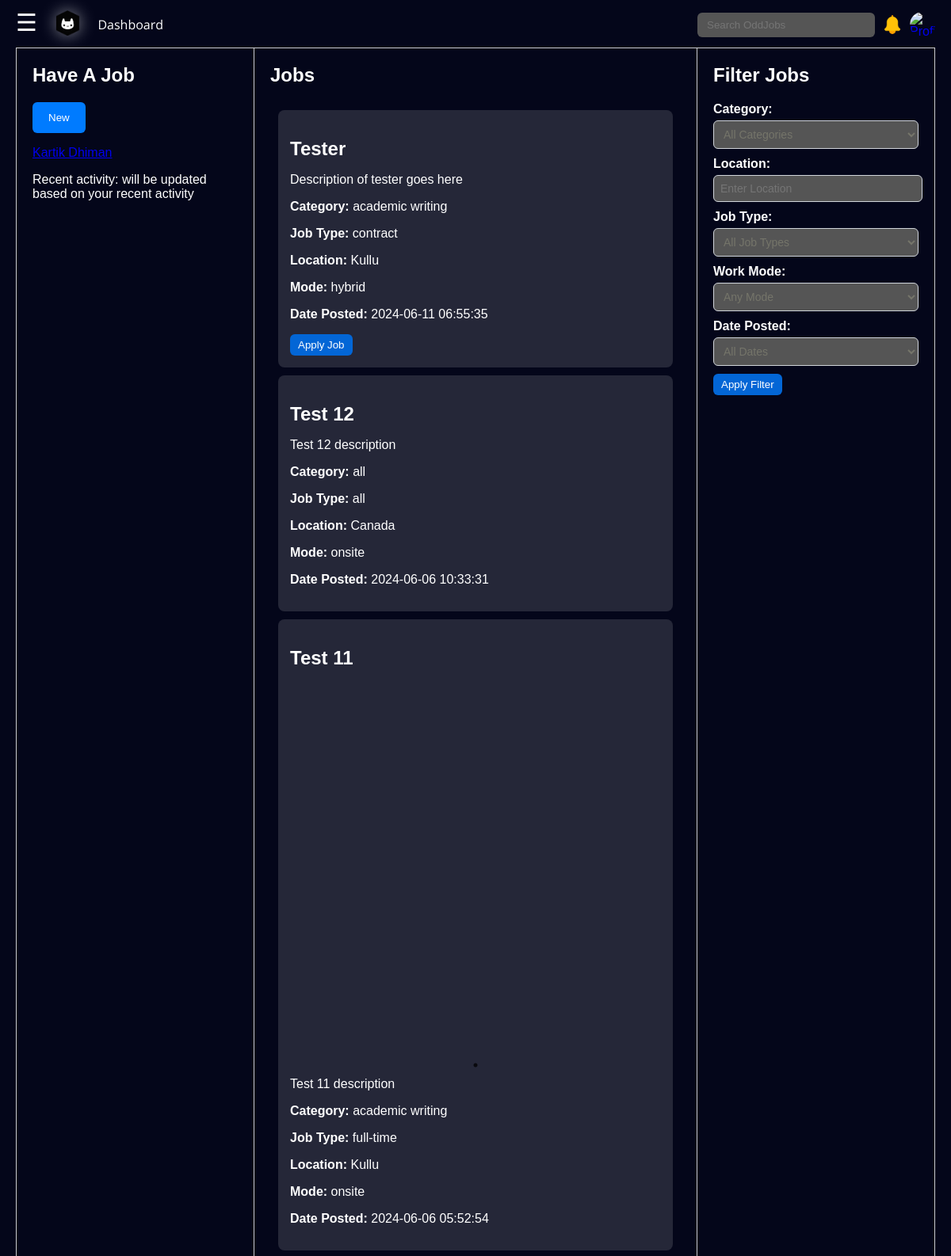
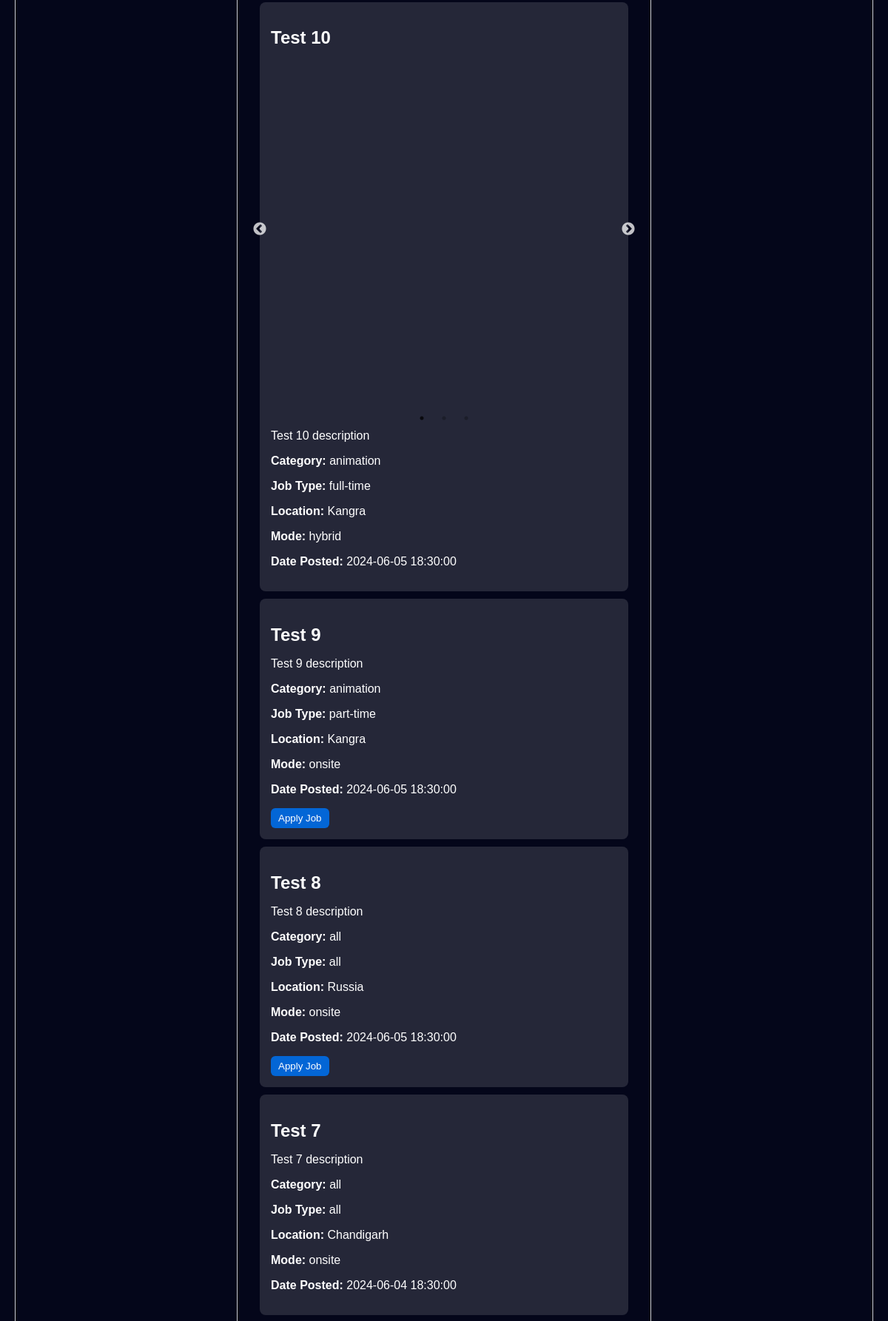
The app's page /dashboard.php (signed in, upper part) with its own data (2 pictures, top to bottom).
### tables this page shows
CREATE TABLE `jobs` (
  `job_id` int(11) NOT NULL,
  `title` varchar(255) NOT NULL,
  `description` text NOT NULL,
  `category` varchar(255) DEFAULT NULL,
  `job_type` varchar(255) DEFAULT NULL,
  `location` varchar(255) DEFAULT NULL,
  `work_mode` varchar(255) DEFAULT NULL,
  `posted_by` int(11) NOT NULL,
  `date_posted` timestamp NOT NULL DEFAULT current_timestamp(),
  `status` int(11) DEFAULT 0,
  `pending` int(11) DEFAULT 0
);

CREATE TABLE `job_images` (
  `id` int(11) NOT NULL,
  `job_id` int(11) NOT NULL,
  `image_path` varchar(255) NOT NULL
);

### dashboard.php (the view, shortened to what this page needs)
<?php
if (isset($_SESSION['loggedin'])) {
    $username = $_SESSION['username'];
    $postedBy = $_SESSION['uid'];
    $servername = "localhost";
    $dbusername = "root";
    $password = "";
    $database = "oddjobs";
    $db = mysqli_connect($servername, $dbusername, $password, $database);
    if (isset($_POST['apply-filter'])) {
        $category = $_POST['category'];
        $location = $_POST['location'];
        $jobType = $_POST['jobType'];
        $datePosted = $_POST['datePosted'];
        $workMode = $_POST['work'];
        $sql = "SELECT * FROM jobs WHERE 1=1";
        if ($category != 'all') {
            $sql .= " AND category = '$category'";
        }
        if ($location) {
            $sql .= " AND location = '$location'";
        }
        if ($jobType != 'all') {
            $sql .= " AND job_type = '$jobType'";
        }
        if ($workMode != 'all') {
            $sql .= " AND work_mode = '$workMode'";
        }
        if ($datePosted != 'all') {
            switch ($datePosted) {
                case 'last12Hours':
                    $sql .= " AND date_posted >= DATE_SUB(NOW(), INTERVAL 12 HOUR)";
                    break;
                case 'last24Hours':
                    $sql .= " AND date_posted >= DATE_SUB(NOW(), INTERVAL 24 HOUR)";
                    break;
                case 'lastWeek':
                    $sql .= " AND date_posted >= DATE_SUB(NOW(), INTERVAL 1 WEEK)";
                    break;
                case 'lastMonth':
                    $sql .= " AND date_posted >= DATE_SUB(NOW(), INTERVAL 1 MONTH)";
                    break;
                case 'last6Months':
                    $sql .= " AND date_posted >= DATE_SUB(NOW(), INTERVAL 6 MONTH)";
                    break;
            }
        }
        $sql .= " ORDER BY job_id DESC";
        $jqry = mysqli_query($db, $sql);
    } else {
        $jqry = mysqli_query($db, "SELECT * FROM jobs ORDER BY job_id DESC");
    }
    $tjobs = mysqli_num_rows($jqry);
    $pdo = new PDO("mysql:host=$servername;dbname=$database", $dbusername, $password);
    $username = $_SESSION['username'];
    $stmt = $pdo->prepare("SELECT profile_image FROM users WHERE username = ?");
    $stmt->execute([$username]);
    $user = $stmt->fetch(PDO::FETCH_ASSOC);
    $profileImage = $user['profile_image'] ?? 'default_profile.png';
} else {
    header('Location: login.php');
    exit();
}
?>
<!DOCTYPE html>
<html lang="en">
<head>
    <link rel="stylesheet" type="text/css" href="https://cdn.jsdelivr.net/npm/slick-carousel@1.8.1/slick/slick.css" />
    <link rel="stylesheet" type="text/css"
        href="https://cdn.jsdelivr.net/npm/slick-carousel@1.8.1/slick/slick-theme.css" />
    <link rel="stylesheet" href="./css/dashboard.css">
</head>
<body>
    <div class="navbar">
        <div class="navbar-left">
        <span class="menu-toggle" onclick="openNav()">&#9776;</span>
            <div class="navbar-logo" id="logoContainer">
                <img src="./logo/logo.png" alt="OddJobs">
            </div>
            <a href="./dashboard.php">Dashboard</a>
        </div>
        <div class="navbar-right">
            <form id="searchForm" action="#">
                <input id="searchInput" type="text" placeholder="Search OddJobs">
            </form>
            <a class="notification-link" href="#">
                <img src="./icons/bell.png" title="bell icons">
            </a>
            <a class="profile-link" href="#">
                <img src="./images/<?php echo $profileImage; ?>" alt="Profile Image" id="profileImg">
            </a>
        </div>
    </div>
    <div class="container">
        <div class="column-left">
            <div class="section">
                <h2>Have A Job</h2>
                <button id="openJobPostPopup">New</button>
                <p><a href="profile.php" class="repository-link"><?php echo $username; ?></a></p>
                <p>Recent activity: will be updated based on your recent activity</p>
            </div>
        </div>
        <div class="middle-column">
            <div class="section">
                <h2>Jobs</h2>
                <div class="job-posts-container" id="jobPostsContainer">
                    <?php
                    if ($tjobs > 0) {
                        while ($jobsdata = mysqli_fetch_assoc($jqry)) {
                            $jid = $jobsdata['job_id'];
                            echo '<div class="job-post">';
                            echo '<div class="job-details">';
                            echo "<h2 class='job-title'>" . $jobsdata['title'] . "</h2>";
                            $img_qry = mysqli_query($db, "SELECT * FROM job_images WHERE job_id = '$jid'");
                            if (mysqli_num_rows($img_qry) > 0) {
                                echo '<div class="job-images">';
                                echo '<div class="image-carousel">';
                                while ($img_ftch = mysqli_fetch_assoc($img_qry)) {
                                    echo '<div><img src="' . $img_ftch['image_path'] . '" class="job-image"></div>';
                                }
                                echo '</div>';
                                echo '</div>';
                            }
                            echo '</div>';
                            echo "<p class='job-desc'>" . $jobsdata['description'] . "</p>";
                            echo "<p class='job-category'><strong>Category:</strong> " . $jobsdata['category'] . "</p>";
                            echo "<p class='job-type'><strong>Job Type:</strong> " . $jobsdata['job_type'] . "</p>";
                            echo "<p class='job-location'><strong>Location:</strong> " . $jobsdata['location'] . "</p>";
                            echo "<p class='job-mode'><strong>Mode:</strong> " . $jobsdata['work_mode'] . "</p>";
                            echo "<p class='job-posted-date'><strong>Date Posted:</strong> " . $jobsdata['date_posted'] . "</p>";
                            if ($jobsdata['posted_by'] != $postedBy) {
                                echo '<button class="apply_job">Apply Job<input type="hidden" name="apply_job_id" value="' . $jobsdata['job_id'] . '"></button>';
                            }
                            echo '</div>';
                        }
                    } else {
                        echo "<p>No Jobs Found</p>";
                    }
                    ?>
                </div>
            </div>
        </div>
        <div class="column-right">
            <div class="section">
                <h2>Filter Jobs</h2>
                <div class="filter-options">
                    <form method="post" action="">
                        <div class="filter-option">
                            <label for="category">Category:</label>
                            <select name="category" id="category">
                                <option value="all">All Categories</option>
                            </select>
                        </div>
                        <div class="filter-option">
                            <label for="location">Location:</label>
                            <input type="text" name="location" id="location" placeholder="Enter Location">
                        </div>
                        <div class="filter-option">
                            <label for="jobType">Job Type:</label>
                            <select name="jobType" id="jobType">
                                <option value="all">All Job Types</option>
                            </select>
                        </div>
                        <div class="filter-option">
                            <label for="work">Work Mode:</label>
                            <select name="work" id="work">
                            <option value="all">Any Mode</option>
                            </select>
                        </div>
                        <div class="filter-option">
                            <label for="datePosted">Date Posted:</label>
                            <select name="datePosted" id="datePosted">
                                <option value="all">All Dates</option>
                            </select>
                        </div>
                        <button type="submit" id="apply-filter" name="apply-filter">Apply Filter</button>
                    </form>
                </div>
            </div>
        </div>
    </div>
</body>
</html>

### css/dashboard.css (style rules this page uses)
body { margin: 0; padding: 0; font-family: Arial, sans-serif; background-color: #04061a; color: white; }
.navbar { background-color: rgba(226, 210, 210, 0); color: #fff; padding: 10px 20px; display: flex; justify-content: space-between; align-items: center; position: fixed; top: 0; left: 0; right: 0; z-index: 1000; transition: background-color 0.3s ease; }
.navbar-left { display: flex; align-items: center; font-family: "Open Sans", sans-serif; }
.navbar-logo img { height: 32px; margin-right: 10px; cursor: pointer; transition: transform 0.3s ease; filter: drop-shadow(0 0 10px rgba(255, 255, 255, 0.5)); }
.navbar-left a { color: #fff; text-decoration: none; padding: 10px; transition: all 0.3s ease; }
.navbar-right { display: flex; align-items: center; }
.navbar-right input[type="text"], .navbar-right button { margin-left: 10px; padding: 8px 12px; border: none; border-radius: 6px; background-color: #555; color: #fff; cursor: text; }
.navbar-right input[type="text"] { width: 200px; }
.navbar-right .notification-link, .navbar-right .profile-link { display: flex; align-items: center; text-decoration: none; }
.navbar-right .notification-link img { width: 24px; height: 24px; border-radius: 50%; margin-left: 10px; cursor: pointer; transition: transform 0.3s ease; }
.navbar-right .profile-link img { width: 32px; height: 32px; border-radius: 50%; margin-left: 10px; cursor: pointer; transition: transform 0.3s ease; }
.job-posts-container { max-height: calc(100% - 20px); overflow-y: auto; padding: 10px; }
.job-post { background-color: #f0f0f024; border-radius: 8px; padding: 15px; margin-bottom: 10px; }
.job-post h2 { font-size: 18px; margin-bottom: 5px; }
.job-post p { font-size: 16px; }
.job-image { width: 100%; height: 60vh; object-fit: contain; border-radius: 4px; }
#openJobPostPopup { padding: 12px 20px; border: none; border-radius: 6px; background-color: #007bff; color: white; cursor: pointer; transition: background-color 0.3s ease; }
.container { display: flex; justify-content: space-between; padding: 20px; height: calc(100vh - 40px); margin-top: 40px; }
.column-left { flex: 1; border: 1px solid #ccc; border-right: none; overflow-y: auto; padding: 0 20px; max-height: 95%; }
.column-right { flex: 1; border: 1px solid #ccc; overflow-y: auto; padding: 0 20px; max-height: 95%; border-left: none; }
.middle-column { flex: 2; overflow-y: auto; padding: 0 20px; border: 1px solid #ccc; max-height: 95%; }
.section { margin-bottom: 20px; }
.section h2 { font-size: 24px; font-weight: bold; }
.section p { font-size: 16px; }
.filter-options { margin-bottom: 20px; }
.filter-option { margin-bottom: 10px; }
.filter-option label { display: block; margin-bottom: 5px; font-weight: bold; }
.filter-option select, .filter-option input { width: 100%; padding: 8px; border: 1px solid #d1d5da; border-radius: 6px; font-size: 14px; background-color: #555; color: #75756a; transition: border-color 0.2s ease-in-out; }
.filter-option input[type="text"] { max-width: 95%; width: 100%; padding: 8px; border: 1px solid #d1d5da; border-radius: 6px; font-size: 14px; background-color: #555; color: #75756a; transition: border-color 0.2s ease-in-out; }
#apply-filter { padding: 6px 10px; border: none; border-radius: 6px; background-color: #0366d6; color: white; cursor: pointer; transition: background-color 0.3s ease; }

### dashboard.php (style rules this page uses)
.menu-toggle { position: relative; top: -4px; font-size: 30px; cursor: pointer; color: white; margin-right: 20px; transition: transform 0.3s ease; }
.navbar-left { display: flex; align-items: center; }
.apply_job { padding: 6px 10px; border: none; border-radius: 6px; background-color: #0366d6; color: white; cursor: pointer; transition: background-color 0.3s ease; }

### records on screen
jobs: title "Tester", description "Description of tester goes here", category "academic writing", job_type "contract", location "Kullu", work_mode "hybrid", date_posted "2024-06-11 06:55:35"
jobs: title "Test 12", description "Test 12 description", category "all", job_type "all", location "Canada", work_mode "onsite", date_posted "2024-06-06 10:33:31"
jobs: title "Test 11", description "Test 11 description", category "academic writing", job_type "full-time", location "Kullu", work_mode "onsite", date_posted "2024-06-06 05:52:54"
job_images: image_path (picture)
jobs: title "Test 10", description "Test 10 description", category "animation", job_type "full-time", location "Kangra", work_mode "hybrid", date_posted "2024-06-05 18:30:00"
job_images: image_path (picture)
jobs: title "Test 9", description "Test 9 description", category "animation", job_type "part-time", location "Kangra", work_mode "onsite", date_posted "2024-06-05 18:30:00"
jobs: title "Test 8", description "Test 8 description", category "all", job_type "all", location "Russia", work_mode "onsite", date_posted "2024-06-05 18:30:00"
jobs: title "Test 7", description "Test 7 description", category "all", job_type "all", location "Chandigarh", work_mode "onsite", date_posted "2024-06-04 18:30:00"

### other values on screen
$username "Kartik Dhiman"
